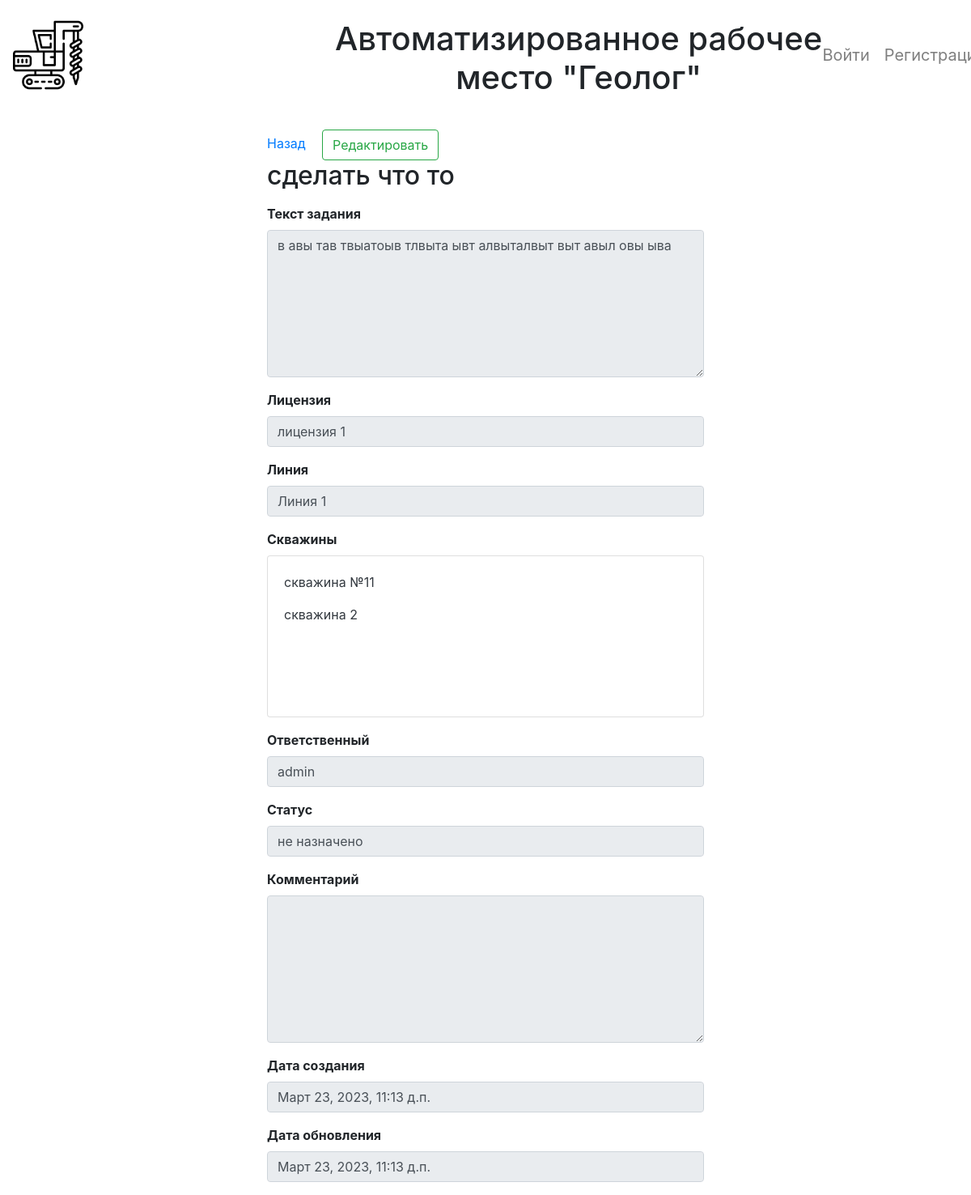
The app's page /tasks/1 with its own data.
### main/models.py (models this page shows, shortened)
class Task(models.Model):
    short_name = models.CharField("Брифинг", max_length=255)
    description = models.TextField("Текст задания")
    license = models.ForeignKey(License, on_delete=models.CASCADE, verbose_name="Лицензия")
    line = models.ForeignKey(Line, on_delete=models.CASCADE, verbose_name="Линия")
    wells = models.ManyToManyField(Well, through='WellTask', through_fields=('task', 'well'), verbose_name="Скважины")
    responsible = models.ForeignKey(CustomUser, on_delete=models.CASCADE, verbose_name="Ответственный")
    status = models.ForeignKey(TaskStatus, on_delete=models.CASCADE, verbose_name="Статус")
    comment = models.TextField("Комментарий", null=True, blank=True)
    created_at = models.DateTimeField("Дата создания", auto_now_add=True)
    updated_at = models.DateTimeField("Дата обновления", auto_now=True)
    class Meta:
        verbose_name = "Задание"
        verbose_name_plural = "Задания"

class License(models.Model):
    short_name = models.CharField("Наименование", max_length=255)
    name = models.TextField("Полное наименование")
    geologist = models.ForeignKey(CustomUser, related_name='geologist_id', on_delete=models.SET_NULL, verbose_name="Геолог", null=True)
    status = models.ForeignKey(LicenseStatus, on_delete=models.CASCADE, verbose_name="Статус")
    used_enginery = models.TextField("Используемая техника", null=True, default="Не назначено")
    mbu = models.ForeignKey(CustomUser, related_name='mbu_id', on_delete=models.SET_NULL, verbose_name="МБУ", null=True)
    pmbou = models.ForeignKey(CustomUser, related_name='pmbou_id', on_delete=models.SET_NULL, verbose_name="ПМБУ", null=True)
    watercourses = models.ManyToManyField(WaterCourse, through='LicenseWaterCourse', through_fields=('license', 'watercourse'), verbose_name="Водотоки", blank=True)
    lines = models.ManyToManyField(Line, through='LineLicenseWaterCourse', through_fields=('license', 'line'), verbose_name="Водотоки", blank=True)
    comment = models.TextField("Комментарий", null=True, blank=True)
    created_at = models.DateTimeField("Дата создания", auto_now_add=True)
    updated_at = models.DateTimeField("Дата обновления", auto_now=True)
    def __str__(self):
        return self.short_name
    class Meta:
        verbose_name = "Лицензия"
        verbose_name_plural = "Лицензии"

class Line(models.Model):
    name = models.CharField("Наименование", max_length=50)
    def __str__(self):
        return self.name
    class Meta:
        verbose_name = "Линия"
        verbose_name_plural = "Линии"

class WellTask(models.Model):
    task = models.ForeignKey(Task, verbose_name="Задание", on_delete=models.CASCADE)
    well = models.ForeignKey(Well, verbose_name="Скважина", on_delete=models.CASCADE)

class Well(models.Model):
    name = models.CharField("Наименование", max_length=255)
    description = models.TextField("Описание", null=True, blank=True)
    comment = models.TextField("Комментарий", null=True, blank=True)
    line = models.ForeignKey(Line, verbose_name="Линия", on_delete=models.CASCADE, null=True)
    created_at = models.DateTimeField("Дата создания", auto_now_add=True)
    updated_at = models.DateTimeField("Дата обновления", auto_now=True)
    class Meta:
        verbose_name = "Скважина"
        verbose_name_plural = "Скважины"

class CustomUser(AbstractBaseUser):
    username = models.CharField("Логин пользователя", max_length=50, unique=True)
    first_name = models.CharField("Имя", max_length=50)
    last_name = models.CharField("Фамилия", max_length=50)
    patronymic = models.CharField("Отчество", max_length=50, default="нет")
    team = models.ForeignKey(Team, verbose_name="Номер бригады", on_delete=models.CASCADE, null=True)
    phone_number = models.CharField("Номер телефона", max_length=50, default="Не указано")
    email = models.EmailField(verbose_name="Email", max_length=255, unique=True, blank=True, null=True)
    role = models.ForeignKey(Role, on_delete=models.CASCADE, verbose_name="Должность")
    is_active = models.BooleanField(default=True)
    is_admin = models.BooleanField(default=False)
    objects = CustomUserManager()
    created_at = models.DateTimeField("Дата создания", auto_now_add=True)
    updated_at = models.DateTimeField("Дата обновления", auto_now=True)
    USERNAME_FIELD = 'username'
    REQUIRED_FIELDS = ['password']
    def __str__(self):
        return self.username
    class Meta:
        verbose_name = "Пользователь"
        verbose_name_plural = "Пользователи"

class TaskStatus(models.Model):
    name = models.CharField("Наименование", max_length=50)
    def __str__(self):
        return self.name
    class Meta:
        verbose_name = "Статус задания"
        verbose_name_plural = "Статусы заданий"

### main/views.py (the view)
# urls.py: path('tasks/<int:pk>', views.TaskDetailView.as_view(), name='tasks_detail'),
class TaskDetailView(DetailView):
    template_name = "main/tasks/index.html"
    model = models.Task
    queryset = models.Task.objects.all()
    def get_context_data(self, **kwargs):
        context = super().get_context_data(**kwargs)
        context['wells'] = models.WellTask.objects.filter(task=self.get_object()).all()
        return context

### templates/main/tasks/index.html
{% extends "layout.html" %}
{% block content %}
    <div class="col-12">
        <div class="row justify-content-center">
            <div class="col-md-6">
                <div class="form-group">
                    <a href="/main_menu?target=tasks">Назад</a>
                    <a href="/tasks/edit/{{ object.id }}" class="ml-3 btn btn-outline-success">Редактировать</a>
                    <h2>{{ object.short_name }}</h2>
                </div>
                <div class="form-group">
                    <label for="description" class="font-weight-bold">Текст задания</label>
                    <textarea type="text" class="form-control" readonly id="description" rows="7">{{ object.description }}</textarea>
                </div>
                <div class="form-group">
                    <label for="license" class="font-weight-bold">Лицензия</label>
                    <input type="text" class="form-control" readonly id="license" value="{{ object.license }}">
                </div>
                <div class="form-group">
                    <label for="line" class="font-weight-bold">Линия</label>
                    <input type="text" class="form-control" readonly id="line" value="{{ object.line }}">
                </div>
                <div class="form-group">
                    <label for="well" class="font-weight-bold">Скважины</label>
                    <div id="wells" class="card card-body" style="overflow-y: scroll; height:200px;">
                        {% for well in wells %}
                            <p><a href="/wells/{{well.well.id}}" class="text-dark">{{ well.well.name }}</a></p>
                        {% endfor %}
                    </div>
                </div>
                <div class="form-group">
                    <label for="responsible" class="font-weight-bold">Ответственный</label>
                    <input type="text" class="form-control" readonly id="responsible" value="{{ object.responsible }}">
                </div>
                <div class="form-group">
                    <label for="status" class="font-weight-bold">Статус</label>
                    <input type="text" class="form-control" readonly id="status" value="{{ object.status }}">
                </div>
                <div class="form-group">
                    <label for="comment" class="font-weight-bold">Комментарий</label>
                    <textarea type="text" class="form-control" readonly id="comment" rows="7">{{ object.comment }}</textarea>
                </div>
                <div class="form-group">
                    <label for="created_at" class="font-weight-bold">Дата создания</label>
                    <input type="text" class="form-control" readonly id="created_at" value="{{ object.created_at }}">
                </div>
                <div class="form-group">
                    <label for="updated_at" class="font-weight-bold">Дата обновления</label>
                    <input type="text" class="form-control" readonly id="updated_at" value="{{ object.updated_at }}">
                </div>
            </div>
        </div>
    </div>
{% endblock %}

### records on screen
Task: short_name "сделать что то", description "в авы тав твыатоыв тлвыта ывт алвыталвыт выт авыл овы ыва", license "лицензия 1", line "Линия 1", responsible "admin", status "не назначено", created_at "Март 23, 2023, 11:13 д.п.", updated_at "Март 23, 2023, 11:13 д.п."
WellTask: well.name "скважина №11"
WellTask: well.name "скважина 2"
